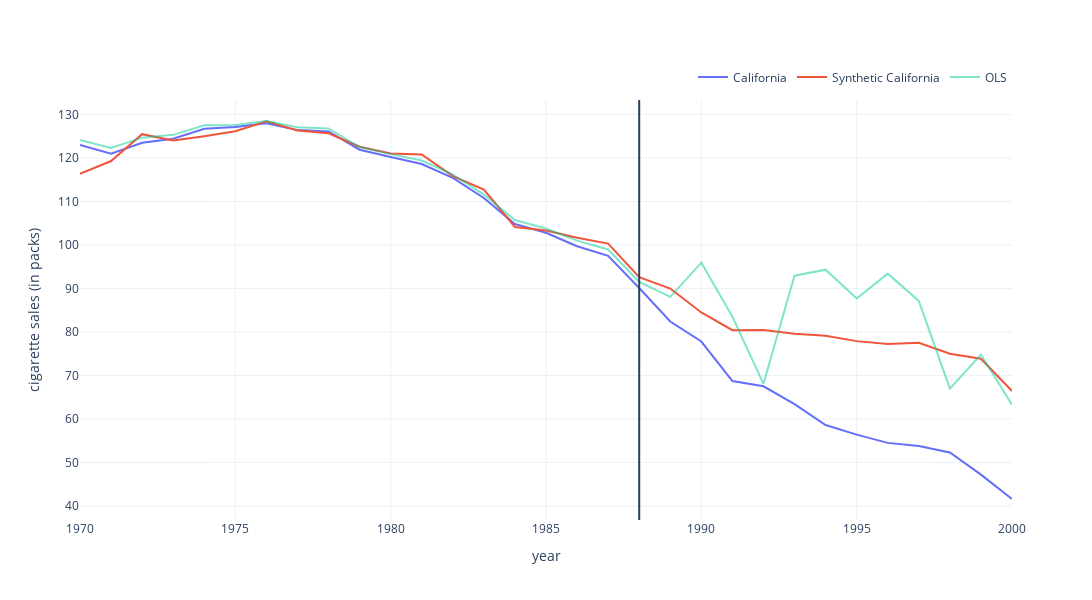

Source (notebook cell):
### Code cell
pred_scm = control_outcome @ alpha_scm

fig = go.Figure()
fig.add_trace(
    go.Scatter(
        x=year,
        y=treatment_outcome,
        name='California'
    )
)

fig.add_trace(
    go.Scatter(
        x=year,
        y=pred_scm,
        name='Synthetic California'
    )
)

fig.add_trace(
    go.Scatter(
        x=year,
        y=pred_OLS,
        name='OLS',
        opacity=0.5
    )
)

fig.add_vline(
    x=1988
)

fig.update_layout(
    template='plotly_white',
    xaxis_title='year',
    yaxis_title='cigarette sales (in packs)',
    legend=dict(
    orientation="h",
    yanchor="bottom",
    y=1.02,
    xanchor="right",
    x=1
    ),
    width=1200,
    height=600,
)

### Figure 1 — Plotly figure (JSON) as saved in the notebook; plotly's stock layout.template omitted (floating-point values rounded to 4 significant figures)
{"data": [{"name": "California", "type": "scatter", "x": [1970, 1971, 1972, 1973, 1974, 1975, 1976, 1977, 1978, 1979, 1980, 1981, 1982, 1983, 1984, 1985, 1986, 1987, 1988, 1989, 1990, 1991, 1992, 1993, 1994, 1995, 1996, 1997, 1998, 1999, 2000], "y": [123, 121, 123.5, 124.4, 126.7, 127.1, 128, 126.4, 126.1, 121.9, 120.2, 118.6, 115.4, 110.8, 104.8, 102.8, 99.7, 97.5, 90.1, 82.4, 77.8, 68.7, 67.5, 63.4, 58.6, 56.4, 54.5, 53.8, 52.3, 47.2, 41.6]}, {"name": "Synthetic California", "type": "scatter", "x": [1970, 1971, 1972, 1973, 1974, 1975, 1976, 1977, 1978, 1979, 1980, 1981, 1982, 1983, 1984, 1985, 1986, 1987, 1988, 1989, 1990, 1991, 1992, 1993, 1994, 1995, 1996, 1997, 1998, 1999, 2000], "y": [116.4, 119.3, 125.5, 124.0, 125.0, 126.1, 128.4, 126.3, 125.7, 122.6, 121.0, 120.8, 115.8, 112.7, 104.1, 103.3, 101.7, 100.3, 92.6, 89.98, 84.47, 80.42, 80.45, 79.6, 79.11, 77.89, 77.23, 77.5, 75.01, 73.84, 66.43]}, {"name": "OLS", "opacity": 0.5, "type": "scatter", "x": [1970, 1971, 1972, 1973, 1974, 1975, 1976, 1977, 1978, 1979, 1980, 1981, 1982, 1983, 1984, 1985, 1986, 1987, 1988, 1989, 1990, 1991, 1992, 1993, 1994, 1995, 1996, 1997, 1998, 1999, 2000], "y": [124.2, 122.3, 124.7, 125.3, 127.5, 127.6, 128.5, 127.1, 126.8, 122.5, 120.9, 119.4, 116.2, 111.6, 105.7, 103.8, 101.0, 98.97, 91.5, 88.06, 95.92, 83.52, 68.08, 92.94, 94.32, 87.7, 93.4, 87.14, 66.97, 74.8, 63.28]}], "layout": {"height": 600, "legend": {"orientation": "h", "x": 1, "xanchor": "right", "y": 1.02, "yanchor": "bottom"}, "shapes": [{"type": "line", "x0": 1988, "x1": 1988, "xref": "x", "y0": 0, "y1": 1, "yref": "y domain"}], "width": 1200, "xaxis": {"title": {"text": "year"}}, "yaxis": {"title": {"text": "cigarette sales (in packs)"}}}}
